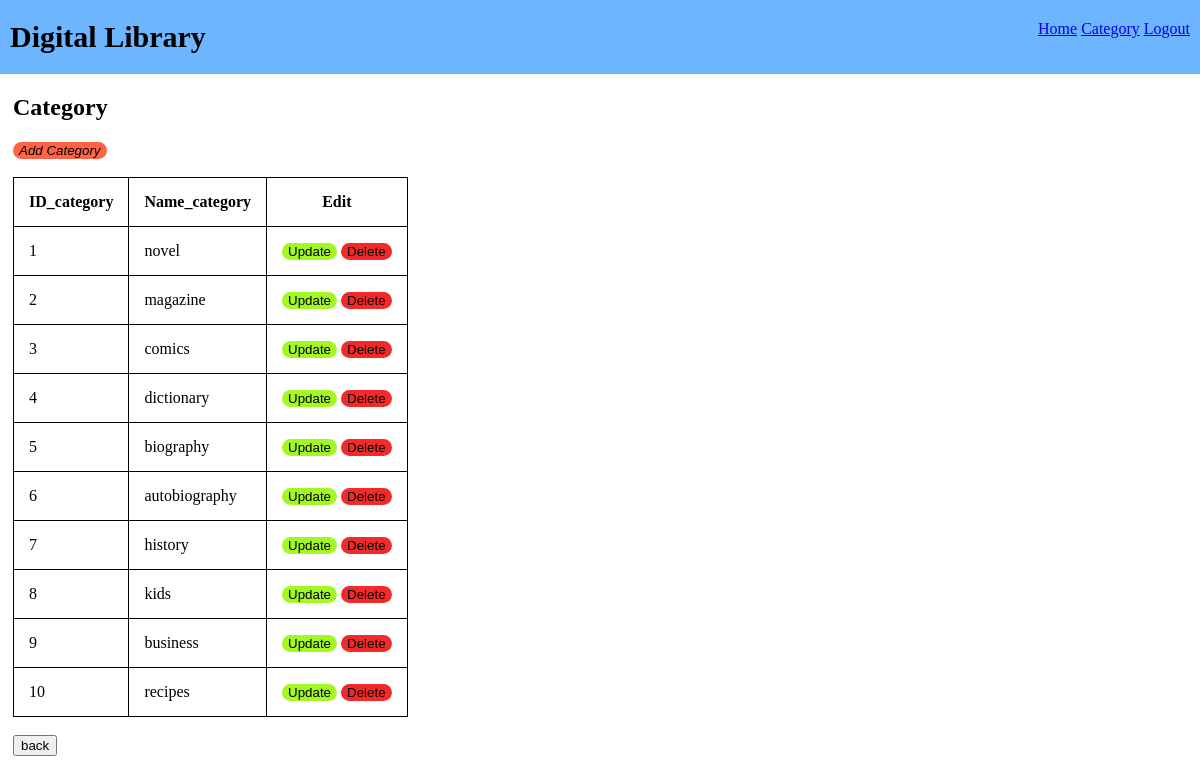
Screenshot of /admin/category.php (signed in) with the database file from the repository.
### tables this page shows
CREATE TABLE `category` (
  `id_category` int(11) NOT NULL,
  `name_category` varchar(30) NOT NULL
);

### admin/category.php (the view, shortened to what this page needs)
<?php include 'header_admin.php'; ?>
<!DOCTYPE html>
<html lang="en">
<head>
    <link rel="stylesheet" href="../style.css">
</head>
<body>
    <div style="padding-left:13px">
    <h2>Category</h2>
    <button class="btn"><a class="aBtn" href = "category_create.php"><i>Add Category</i></a></button><br /><br />
        <?php
            $read = "SELECT * FROM category";
            $result = $conn->query($read);
            echo "<table>";
            echo "<th>ID_category</th>";
            echo "<th>Name_category</th>";
            echo "<th>Edit</th>";
            while($obj = $result->fetch_object()){
                echo ("<tr>
                <td>$obj->id_category</td>
                <td>$obj->name_category</td>
                <td><button class='btn2'><a class='aBtn' href=category_update.php?id=".$obj->id_category.">Update</a></button>   <button class='btn3'><a class='aBtn' href=category_delete.php?id=".$obj->id_category.">Delete</a></td></button>
                </tr>");
            }
            echo "</table>";
        ?>
        <br/>
        <button><a class="aBtn" href = "home_admin.php">back</a></button><br /><br />
    </div>
</body>
</html>

### admin/header_admin.php (shortened to what this page needs)
<!DOCTYPE html>
<html lang="en">
<head>
    <link rel="stylesheet" href="../style.css">
</head>
<body>
    <div class ="header">
        <a href="#default" class="logo">Digital Library</a>
        <div class="header-right">
            <a href="home_admin.php">Home</a>
            <a href="category.php">Category</a>
            <a href="../logout.php">Logout</a><br />
        </div>
    </div>
</body>
</html>

### style.css (style rules this page uses)
.header { overflow: hidden; background-color: #6EB5FF; padding: 20px 10px; }
.header a.logo { font-size: 30px; font-weight: bold; color: black; text-decoration: none; }
.header-right { float: right; }
table, th, td { border: 1px solid black; border-collapse: collapse; padding: 15px; }
.aBtn { text-decoration: none; color: black; }
.btn { border: none; border-radius: 10px; background-color: tomato; }
.btn2 { border: none; border-radius: 30px; background-color: rgb(163, 248, 35); }
.btn3 { border: none; border-radius: 30px; background-color: rgb(243, 42, 42); }

### admin/header_admin.php (style rules this page uses)
body { margin: 0; }

### rows the page displays
category: id_category "1", name_category "novel"
category: id_category "2", name_category "magazine"
category: id_category "3", name_category "comics"
category: id_category "4", name_category "dictionary"
category: id_category "5", name_category "biography"
category: id_category "6", name_category "autobiography"
category: id_category "7", name_category "history"
category: id_category "8", name_category "kids"
category: id_category "9", name_category "business"
category: id_category "10", name_category "recipes"
